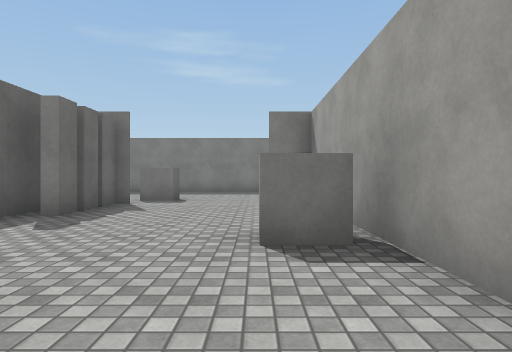
view 1 (above)

17 first-person views from a walk through a 3-D level made in the Unity game engine. The camera is 1.2 m above the floor, looks level and sees 75° across. The floor is counted in squares, 2 m on a side. Each view is taken from the middle of a square. On the plan, view 1 faces up. The plan holds only what a view shows up to about 10 squares ahead; the rest is blank. The place goes on beyond the plan. The player is left out. Some animated figures are left out. Surface patterns are stand-ins for the level's own textures.

view 2
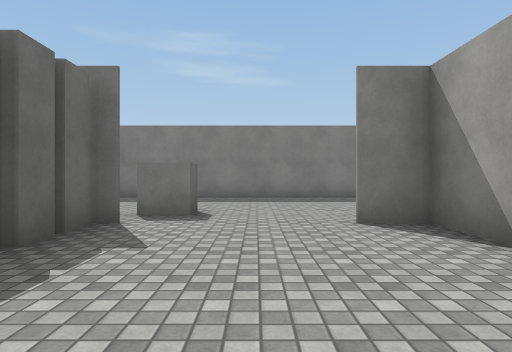

view 3
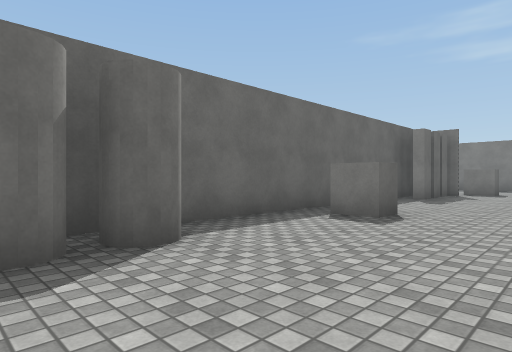

view 4
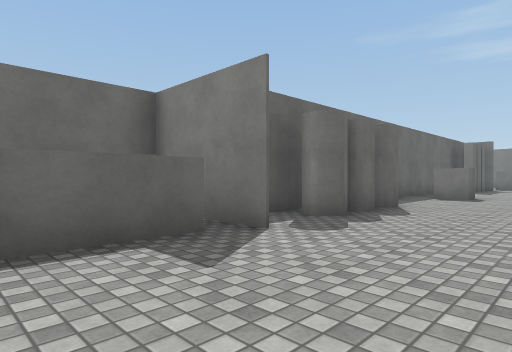

view 5
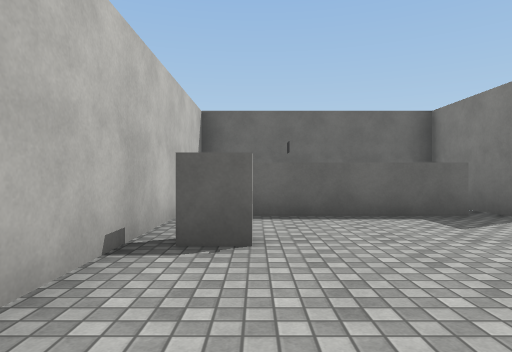

view 6
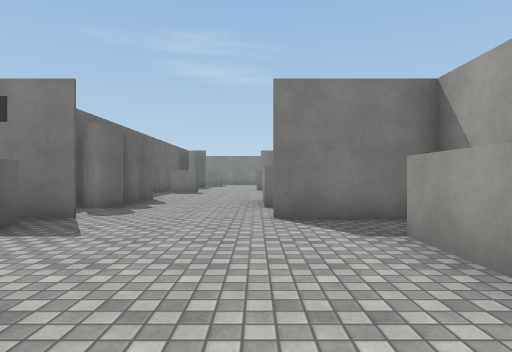

view 7
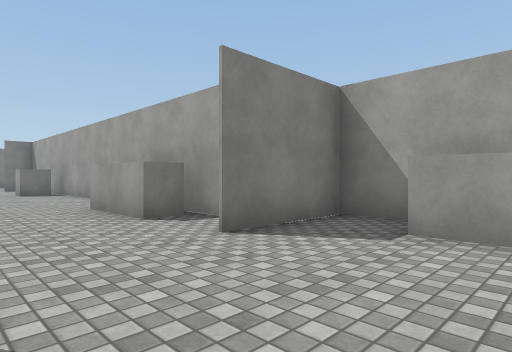

view 8
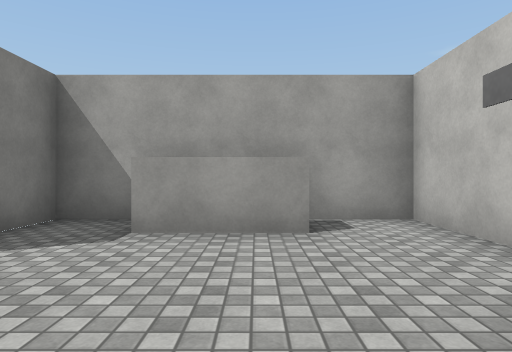

view 9
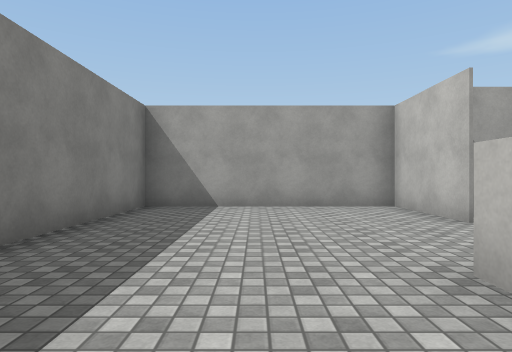

view 10
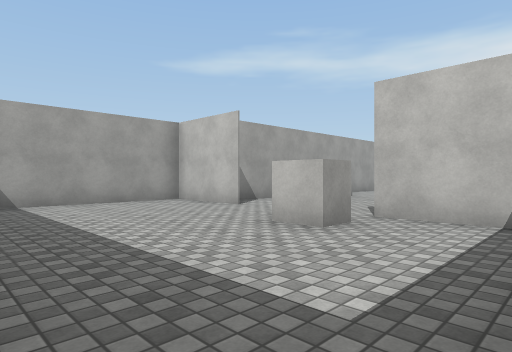

view 11
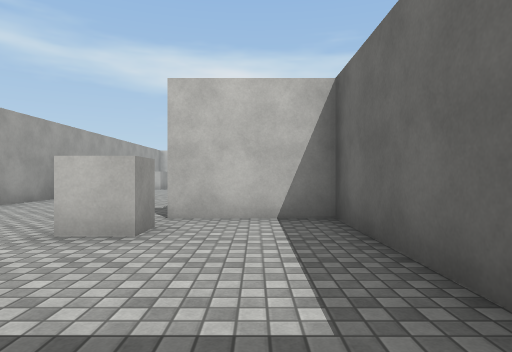

view 12
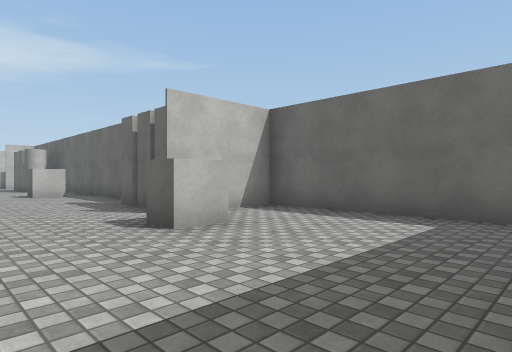

view 13
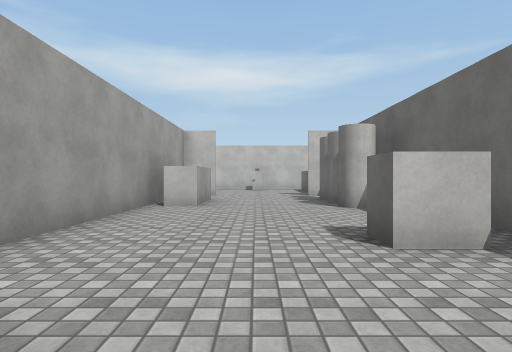

view 14
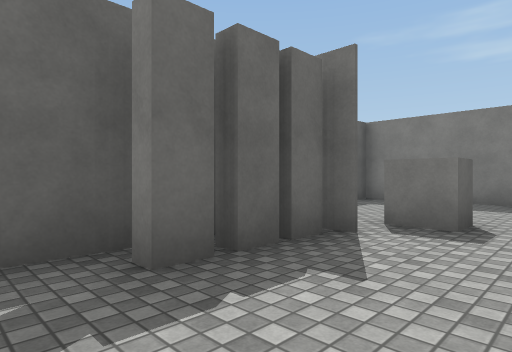

view 15
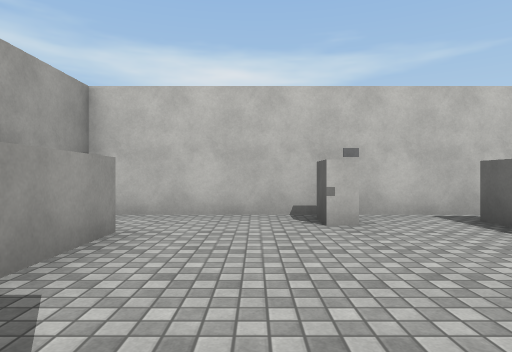

view 16
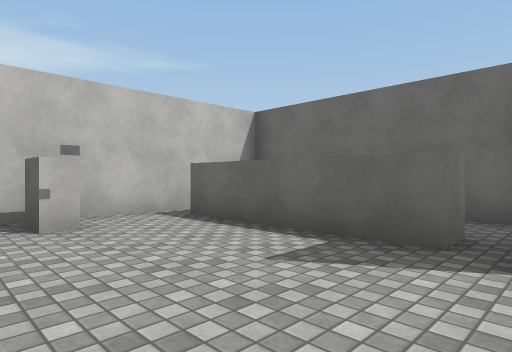

view 17
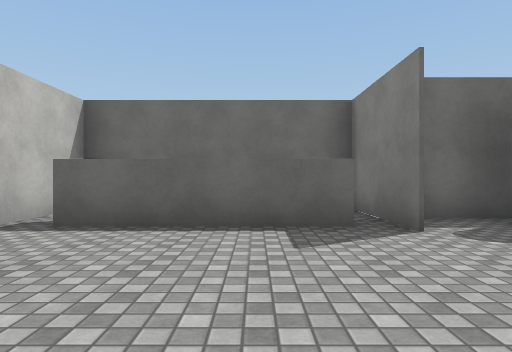

### Floor plan
Points are (right, up) in squares from view 1. A wall is a line through its corners. A room is listed if a view was taken in it or the views show most of it. See-through windows are left out.
Room 1 (views 1, 2, 3, 4, 5, 6, 7, 8, 9, 10, 11, 12, 13, 14, 15, 16, 17)
walls: (-3.7, 6.2) (-3.7, -5.8); (0.2, 7.3) (2.6, 7.3) (2.6, 12.2) (-2.8, 12.2); (-2.6, 7.2) (-3.2, 7.2); (0.9, -4.6) (0.2, -4.6) (0.2, -2.6) (0.9, -2.6); (1.2, -5) (1.2, 7.2) (0.2, 7.2); (-3.6, -6.8) (-3, -6.8) (-3, -10.5); (2.6, -7.4) (2.6, -6.2) (0.2, -6.2); (-4.2, 12.2) (-5.1, 12.2) (-5.1, 7.3) (-2.8, 7.3); (1.5, -9.6) (1.5, -7.6); (-2.5, -11.2) (2.6, -11.2) (2.6, -9.6)
ways out: opening at (-3, -11)
objects: cylinder (-3, -4); cylinder (-3, -3); box (-3, 1); other object (-3, 5) to (-3, 6); box (-2, 8); block (-1, -10); box (0, 3)

Where each view was taken, in squares from view 1:
view 1: 0 up, 0 right, facing up
view 2: 3 up, 1 left, facing up
view 3: 4 down, 0 right, facing up-left
view 4: 9 down, 0 right, facing up-left
view 5: 10 down, 2 right, facing left
view 6: 11 down, 0 right, facing up
view 7: 9 down, 2 left, facing up-right
view 8: 9 down, 2 left, facing right
view 9: 10 up, 4 left, facing right
view 10: 12 up, 5 left, facing down-right
view 11: 12 up, 4 left, facing down
view 12: 12 up, 0 right, facing down-left
view 13: 4 up, 1 left, facing down
view 14: 4 up, 1 left, facing up-left
view 15: 6 down, 0 right, facing down
view 16: 6 down, 0 right, facing down-left
view 17: 8 down, 1 right, facing left
